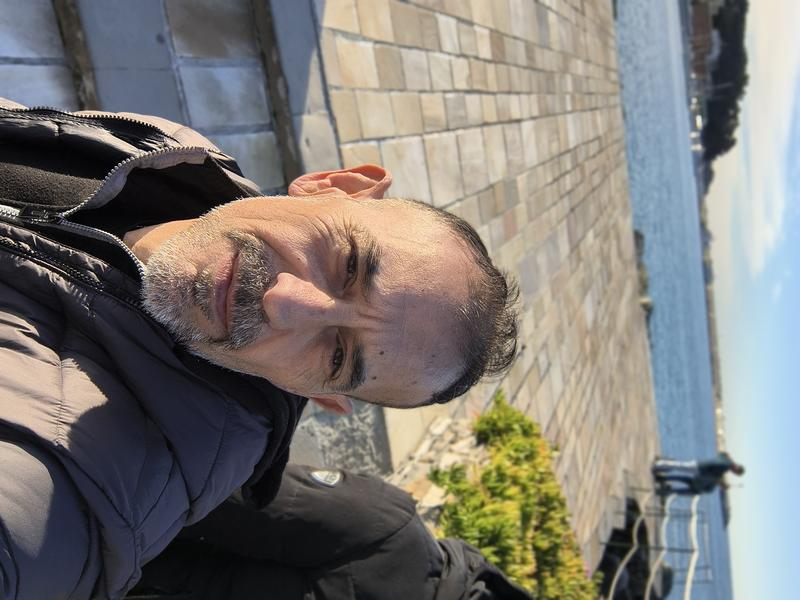
#> input picture uploads/86def92550694642b603a377d7c84fde.jpg, 800 x 600 px
$ python verify_photo.py ../uploads/86def92550694642b603a377d7c84fde.jpg
#> lines starting #> are read from the running program, lines starting #| are printed output that depends on the picture
"""
Verifica foto utente per ApprofittOffro.
Controlla che l'immagine contenga almeno un volto umano
usando OpenCV Haar Cascades (nessuna dipendenza pesante).
"""

import cv2
import numpy as np
import os
import sys


def verifica_volto(image_path: str) -> dict:
    """
    Verifica che un'immagine contenga almeno un volto umano.

    Args:
        image_path: Percorso assoluto all'immagine da verificare.

    Returns:
        dict con:
            - valida (bool): True se contiene almeno un volto
            - num_volti (int): Numero di volti trovati
            - errore (str|None): Messaggio di errore se presente
    """
    # Controlla che il file esista
    if not os.path.exists(image_path):
        return {"valida": False, "num_volti": 0, "errore": "File non trovato"}

    # Carica l'immagine
    img = cv2.imread(image_path)
#> img is the input picture: shape (600, 800, 3); mean B, G, R 118.8, 123.2, 126.7
    if img is None:
        return {"valida": False, "num_volti": 0, "errore": "Impossibile leggere l'immagine"}

    # Converti in scala di grigi
    gray = cv2.cvtColor(img, cv2.COLOR_BGR2GRAY)
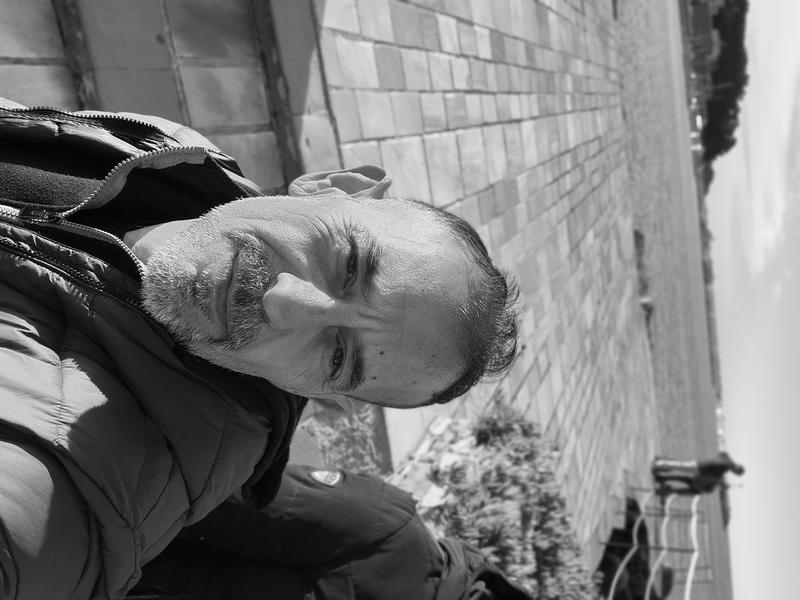
#> gray: shape (600, 800); min 0, max 255, mean 123.8

    # Carica il classificatore Haar per i volti (incluso in OpenCV)
    cascade_path = cv2.data.haarcascades + "haarcascade_frontalface_default.xml"
    face_cascade = cv2.CascadeClassifier(cascade_path)

    if face_cascade.empty():
        return {"valida": False, "num_volti": 0, "errore": "Classificatore non caricato"}

    # Rileva i volti
    faces = face_cascade.detectMultiScale(
        gray,
        scaleFactor=1.1,
        minNeighbors=5,
        minSize=(80, 80),
        flags=cv2.CASCADE_SCALE_IMAGE,
    )
#> faces = [[648, 482, 90, 90]]

    num_volti = len(faces)
#> num_volti = 1

    if num_volti == 0:
        return {
            "valida": False,
            "num_volti": 0,
            "errore": "Nessun volto rilevato nell'immagine. Carica una foto del tuo viso.",
        }

    return {"valida": True, "num_volti": num_volti, "errore": None}


if __name__ == "__main__":
    # Uso da riga di comando per test
    if len(sys.argv) < 2:
        print("Uso: python verify_photo.py <percorso_immagine>")
        sys.exit(1)

    risultato = verifica_volto(sys.argv[1])
#> risultato = 3 items
    print(f"Risultato: {risultato}")
#| Risultato: {'valida': True, 'num_volti': 1, 'errore': None}
    sys.exit(0 if risultato["valida"] else 1)
#> (the program exits here)

$ run again, on uploads/adf2d9ab12ad4b7b9cbc7ec09a7ce33e.jpg
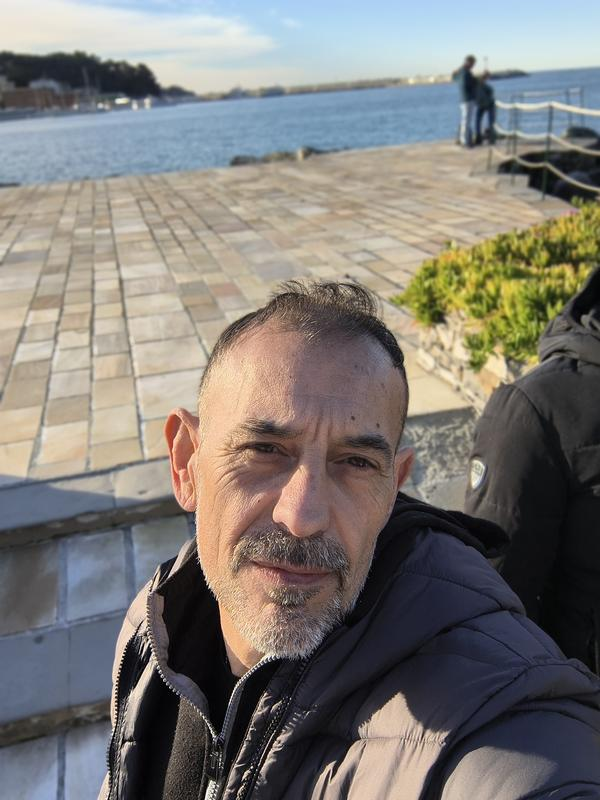
#> input picture uploads/adf2d9ab12ad4b7b9cbc7ec09a7ce33e.jpg, 600 x 800 px
#> in verifica_volto, img is the input picture: shape (800, 600, 3); mean B, G, R 118.8, 123.2, 126.7
#> in verifica_volto, `gray = cv2.cvtColor(img, cv2.COLOR_BGR2GRAY)`:
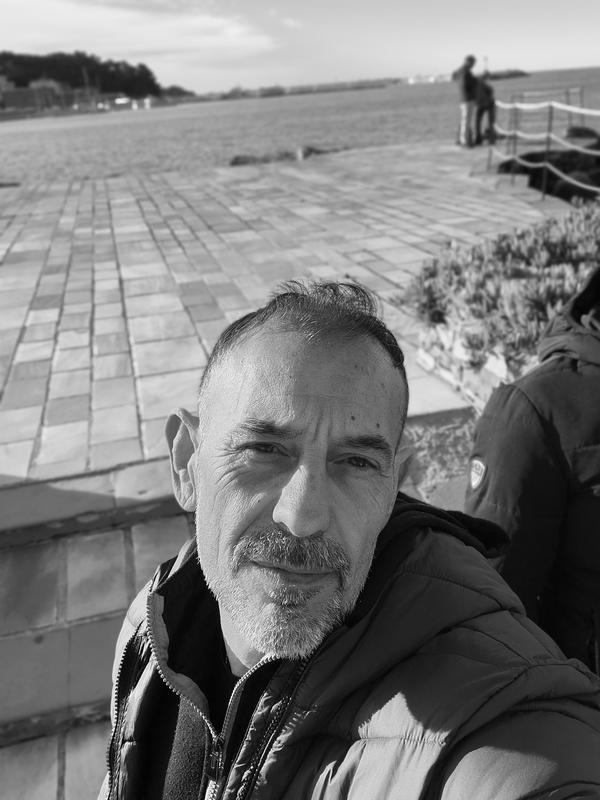
#> gray: shape (800, 600); min 0, max 254, mean 123.7
#> faces = [[349, 706, 91, 91], [168, 360, 267, 267]]
#> num_volti = 2
#> risultato = 3 items
#| Risultato: {'valida': True, 'num_volti': 2, 'errore': None}
